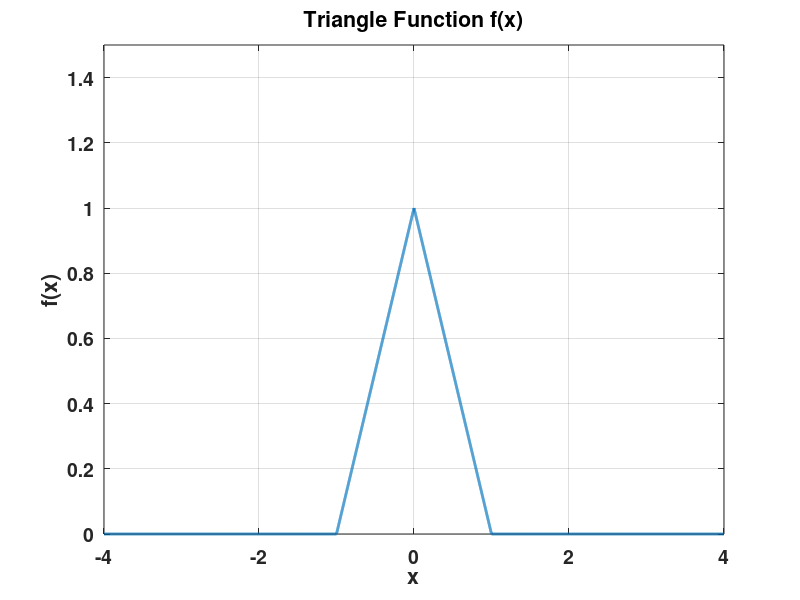
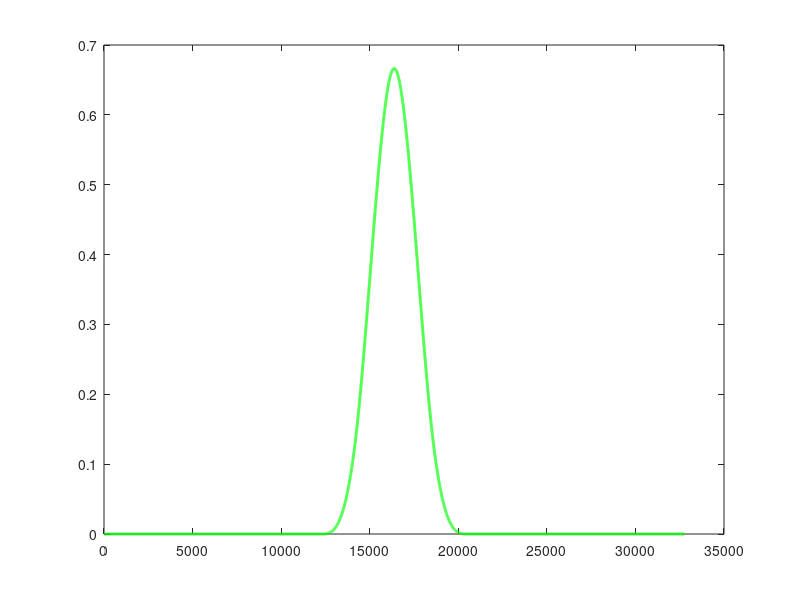

Source code (MATLAB) for these figures, in order:
%% Plot the triangle function
% create our domain
x = linspace(-4,4, 16384);

%create our range
y = 0*x;
ind = x >= -1 & x <=0;
y(ind) = 1 + x(ind);
ind = x >= 0 & x <= 1;
y(ind) = 1-x(ind);

% plot our triangle function
figure;
plot(x, y, 'linewidth', 2);
ylim([0 1.5]);
set(gca, 'fontsize', 14, 'fontweight', 'bold');
grid on;
xlabel('x');
ylabel('f(x)');
title('Triangle Function f(x)');

%% Convolute the triangle with itself and plot it
z = median(diff(x))*conv(y,y);

figure, plot(z, 'linewidth', 2, 'Color', 'green');
